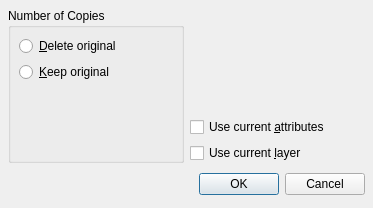
<ui version="4.0" >
 <class>QG_DlgMirror</class>
 <widget class="QDialog" name="QG_DlgMirror" >
  <property name="geometry" >
   <rect>
    <x>0</x>
    <y>0</y>
    <width>373</width>
    <height>208</height>
   </rect>
  </property>
  <property name="windowTitle" >
   <string>Mirror Options</string>
  </property>
  <layout class="QVBoxLayout" >
   <property name="spacing" >
    <number>6</number>
   </property>
   <property name="leftMargin" >
    <number>8</number>
   </property>
   <property name="topMargin" >
    <number>8</number>
   </property>
   <property name="rightMargin" >
    <number>8</number>
   </property>
   <property name="bottomMargin" >
    <number>8</number>
   </property>
   <item>
    <layout class="QHBoxLayout" >
     <property name="spacing" >
      <number>6</number>
     </property>
     <property name="leftMargin" >
      <number>0</number>
     </property>
     <property name="topMargin" >
      <number>0</number>
     </property>
     <property name="rightMargin" >
      <number>0</number>
     </property>
     <property name="bottomMargin" >
      <number>0</number>
     </property>
     <item>
      <widget class="QGroupBox" name="gbNumber" >
       <property name="title" >
        <string>Number of Copies</string>
       </property>
       <layout class="QVBoxLayout" >
        <property name="spacing" >
         <number>6</number>
        </property>
        <property name="leftMargin" >
         <number>8</number>
        </property>
        <property name="topMargin" >
         <number>8</number>
        </property>
        <property name="rightMargin" >
         <number>8</number>
        </property>
        <property name="bottomMargin" >
         <number>8</number>
        </property>
        <item>
         <widget class="QRadioButton" name="rbMove" >
          <property name="sizePolicy" >
           <sizepolicy vsizetype="Preferred" hsizetype="Minimum" >
            <horstretch>0</horstretch>
            <verstretch>0</verstretch>
           </sizepolicy>
          </property>
          <property name="minimumSize" >
           <size>
            <width>0</width>
            <height>18</height>
           </size>
          </property>
          <property name="toolTip" >
           <string>Tick to move selection</string>
          </property>
          <property name="text" >
           <string>&amp;Delete original</string>
          </property>
          <property name="checked" >
           <bool>false</bool>
          </property>
         </widget>
        </item>
        <item>
         <widget class="QRadioButton" name="rbCopy" >
          <property name="sizePolicy" >
           <sizepolicy vsizetype="Preferred" hsizetype="Minimum" >
            <horstretch>0</horstretch>
            <verstretch>0</verstretch>
           </sizepolicy>
          </property>
          <property name="minimumSize" >
           <size>
            <width>0</width>
            <height>18</height>
           </size>
          </property>
          <property name="toolTip" >
           <string>Tick to copy selection</string>
          </property>
          <property name="text" >
           <string>&amp;Keep original</string>
          </property>
         </widget>
        </item>
        <item>
         <spacer>
          <property name="orientation" >
           <enum>Qt::Vertical</enum>
          </property>
          <property name="sizeHint" >
           <size>
            <width>20</width>
            <height>21</height>
           </size>
          </property>
         </spacer>
        </item>
       </layout>
      </widget>
     </item>
     <item>
      <layout class="QVBoxLayout" >
       <property name="spacing" >
        <number>6</number>
       </property>
       <property name="leftMargin" >
        <number>0</number>
       </property>
       <property name="topMargin" >
        <number>0</number>
       </property>
       <property name="rightMargin" >
        <number>0</number>
       </property>
       <property name="bottomMargin" >
        <number>0</number>
       </property>
       <item>
        <widget class="QLabel" name="lHelp" >
         <property name="pixmap" >
          <pixmap resource="../../qcadguiqt.qrc" >:/qcad/images/dlgmodifymirror.png</pixmap>
         </property>
         <property name="alignment" >
          <set>Qt::AlignCenter</set>
         </property>
        </widget>
       </item>
       <item>
        <widget class="QCheckBox" name="cbCurrentAttributes" >
         <property name="toolTip" >
          <string>Use the currently active attributes (pen) instead of the ones from the original entities</string>
         </property>
         <property name="text" >
          <string>Use current &amp;attributes</string>
         </property>
        </widget>
       </item>
       <item>
        <widget class="QCheckBox" name="cbCurrentLayer" >
         <property name="toolTip" >
          <string>Use the currently active layer instead of the layer(s) of the original entities</string>
         </property>
         <property name="text" >
          <string>Use current &amp;layer</string>
         </property>
        </widget>
       </item>
      </layout>
     </item>
    </layout>
   </item>
   <item>
    <layout class="QHBoxLayout" >
     <property name="spacing" >
      <number>6</number>
     </property>
     <property name="leftMargin" >
      <number>0</number>
     </property>
     <property name="topMargin" >
      <number>0</number>
     </property>
     <property name="rightMargin" >
      <number>0</number>
     </property>
     <property name="bottomMargin" >
      <number>0</number>
     </property>
     <item>
      <spacer>
       <property name="orientation" >
        <enum>Qt::Horizontal</enum>
       </property>
       <property name="sizeHint" >
        <size>
         <width>131</width>
         <height>31</height>
        </size>
       </property>
      </spacer>
     </item>
     <item>
      <widget class="QPushButton" name="okButton" >
       <property name="text" >
        <string>OK</string>
       </property>
      </widget>
     </item>
     <item>
      <widget class="QPushButton" name="cancelButton" >
       <property name="text" >
        <string>Cancel</string>
       </property>
      </widget>
     </item>
    </layout>
   </item>
  </layout>
 </widget>
 <resources>
  <include location="../../qcadguiqt.qrc" />
 </resources>
 <connections>
  <connection>
   <sender>okButton</sender>
   <signal>clicked()</signal>
   <receiver>QG_DlgMirror</receiver>
   <slot>accept()</slot>
   <hints>
    <hint type="sourcelabel" >
     <x>278</x>
     <y>253</y>
    </hint>
    <hint type="destinationlabel" >
     <x>96</x>
     <y>254</y>
    </hint>
   </hints>
  </connection>
  <connection>
   <sender>cancelButton</sender>
   <signal>clicked()</signal>
   <receiver>QG_DlgMirror</receiver>
   <slot>reject()</slot>
   <hints>
    <hint type="sourcelabel" >
     <x>369</x>
     <y>253</y>
    </hint>
    <hint type="destinationlabel" >
     <x>179</x>
     <y>282</y>
    </hint>
   </hints>
  </connection>
 </connections>
</ui>
